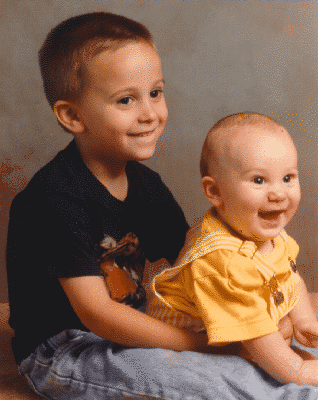
%> input picture Digital_Image_Processing/matlab_ref/images/kids.tif, 318 x 400 px
$ octave exp_1_4.m   (GNU Octave 9; MATLAB toolbox functions it lacks are replaced by stand-ins)
%> lines starting %> are read from the running program, lines starting %| are printed output that depends on the picture
cd d:/
cd DIP
cd exp_1
kids_0 = imread('d:/DIP/images/kids.tif');
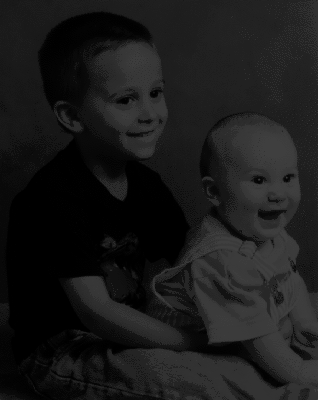
%> kids_0: size 400x318 uint8; min 0, max 63, mean 26.1
kids_0 = im2double(kids_0);
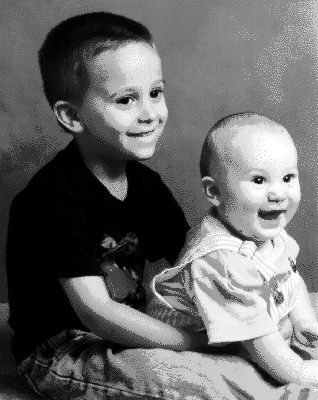
%> kids_0: size 400x318 double; min 0, max 0.247, mean 0.102; drawn with min black and max white
[M,N] = size(kids_0);
%> M = 400; N = 318

% part1
r_1 = 0:0.0001:1;
s_1 = r_1.^0.6;
subplot(3,3,1);
imshow(kids_0);
title('source image')
subplot(3,3,2);
plot(r_1,s_1);
xlabel('r');
ylabel('s');
title('s-r r=0.6');
kids_1 = imadjust(kids_0,[0.1,1],[0.1,1].^0.6);
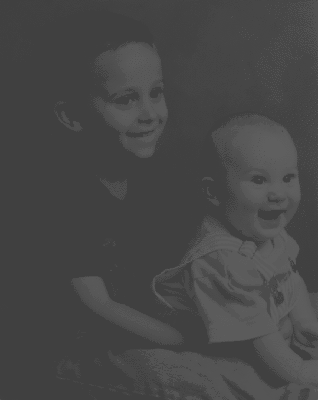
%> kids_1: size 400x318 double; min 0.251, max 0.374, mean 0.279
subplot(3,3,3);
imshow(kids_1);
title('transformed image');
imwrite(kids_1,'kids_1.jpg')

% part2
r_2 = 0:0.0001:1;
s_2 = r_2.^0.4;
subplot(3,3,4);
imshow(kids_0);
subplot(3,3,5);
plot(r_2,s_2);
xlabel('r');
ylabel('s');
title('s-r r=0.4');
kids_2 = imadjust(kids_0,[0.1,1],[0.1,1].^0.4);
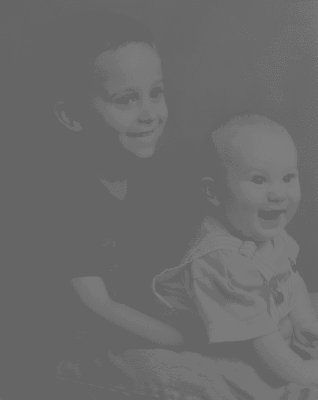
%> kids_2: size 400x318 double; min 0.398, max 0.496, mean 0.42
subplot(3,3,6);
imshow(kids_2);
imwrite(kids_2,'kids_2.jpg')

% part3
r_3 = 0:0.0001:1;
s_3 = r_3.^0.2;
subplot(3,3,7);
imshow(kids_0);
subplot(3,3,8);
plot(r_3,s_3);
xlabel('r');
ylabel('s');
title('s-r r=0.2');
kids_3 = imadjust(kids_0,[0.1,1],[0.1,1].^0.2);
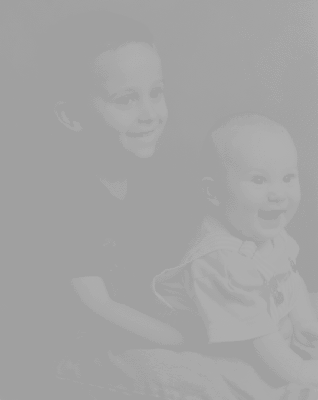
%> kids_3: size 400x318 double; min 0.631, max 0.691, mean 0.645
subplot(3,3,9);
imshow(kids_3);
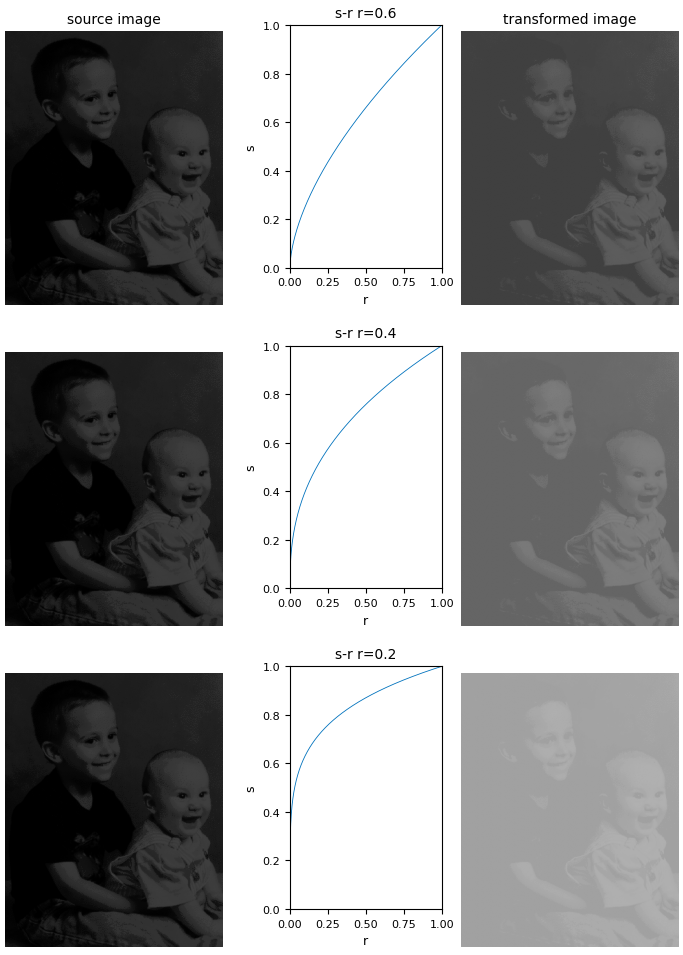
%> figure redrawn from the program's plot data, 9 panels
imwrite(kids_3,'kids_3.jpg')

$ run again, with Digital_Image_Processing/matlab_ref/images/cameraman.tif copied over Digital_Image_Processing/matlab_ref/images/kids.tif
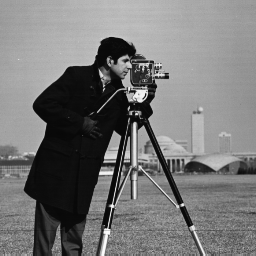
%> input picture Digital_Image_Processing/matlab_ref/images/cameraman.tif, 256 x 256 px
%> kids_0 is the input picture: size 256x256 uint8; min 7, max 253, mean 118.7
%> kids_0: size 256x256 double
%> `kids_2 = imadjust(kids_0,[0.1,1],[0.1,1].^0.4);`:
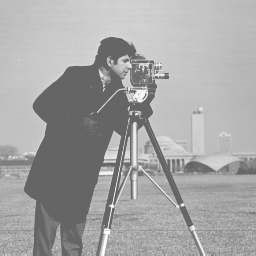
%> kids_2: size 256x256 double; min 0.398, max 0.995, mean 0.649
%> `kids_3 = imadjust(kids_0,[0.1,1],[0.1,1].^0.2);`:
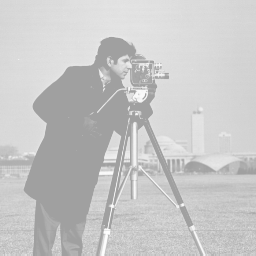
%> kids_3: size 256x256 double; min 0.631, max 0.997, mean 0.785

$ run again, with Digital_Image_Processing/matlab_ref/images/circuit.tif copied over Digital_Image_Processing/matlab_ref/images/kids.tif
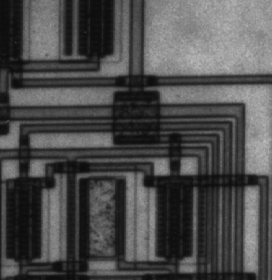
%> input picture Digital_Image_Processing/matlab_ref/images/circuit.tif, 272 x 280 px
%> kids_0 is the input picture: size 280x272 uint8; min 12, max 191, mean 76.3
%> kids_0: size 280x272 double
%> `kids_2 = imadjust(kids_0,[0.1,1],[0.1,1].^0.4);`:
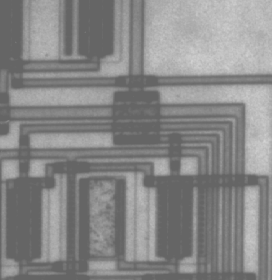
%> kids_2: size 280x272 double; min 0.398, max 0.832, mean 0.534
%> `kids_3 = imadjust(kids_0,[0.1,1],[0.1,1].^0.2);`:
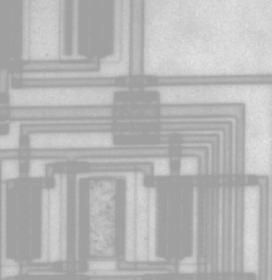
%> kids_3: size 280x272 double; min 0.631, max 0.897, mean 0.714
